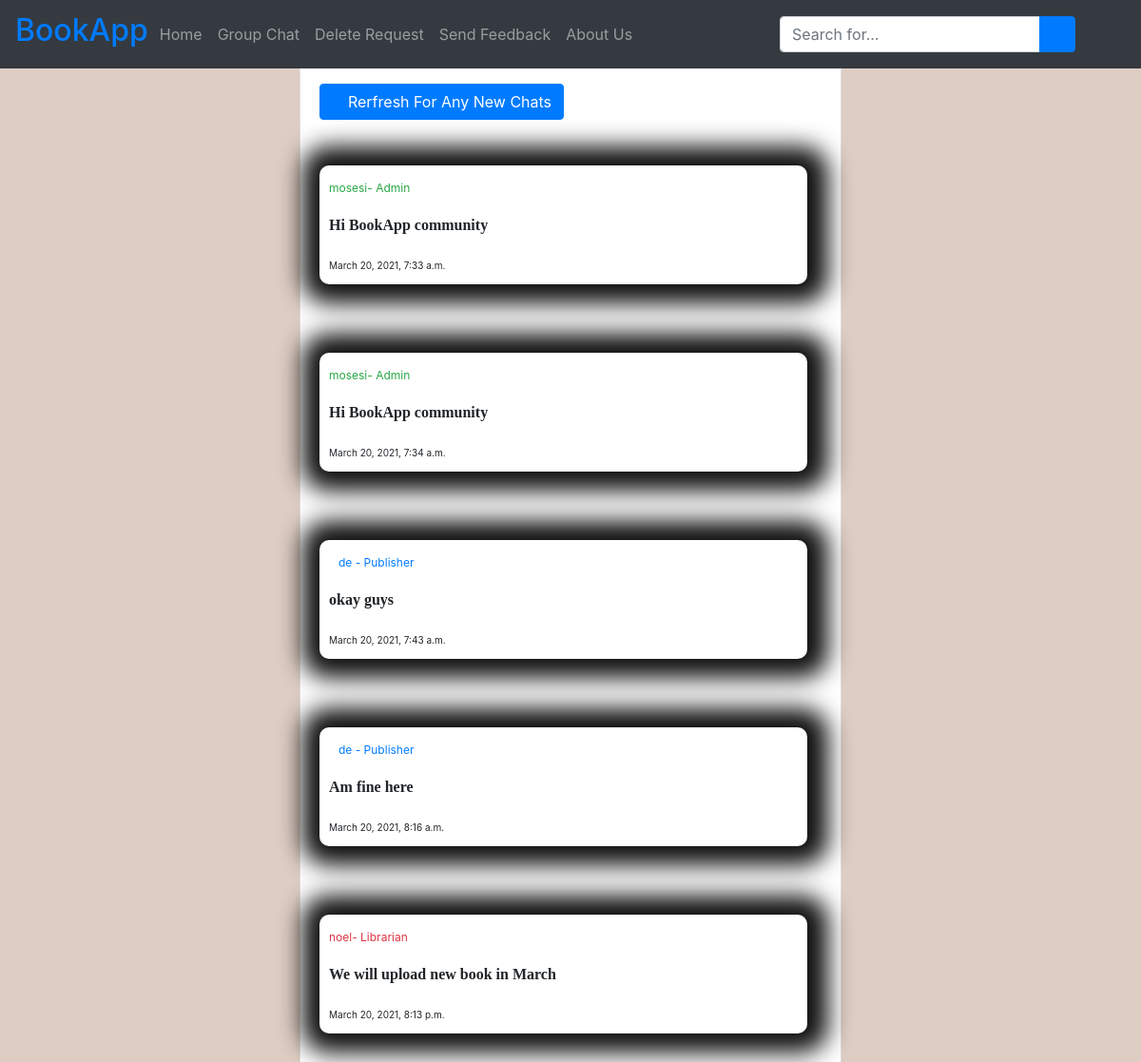
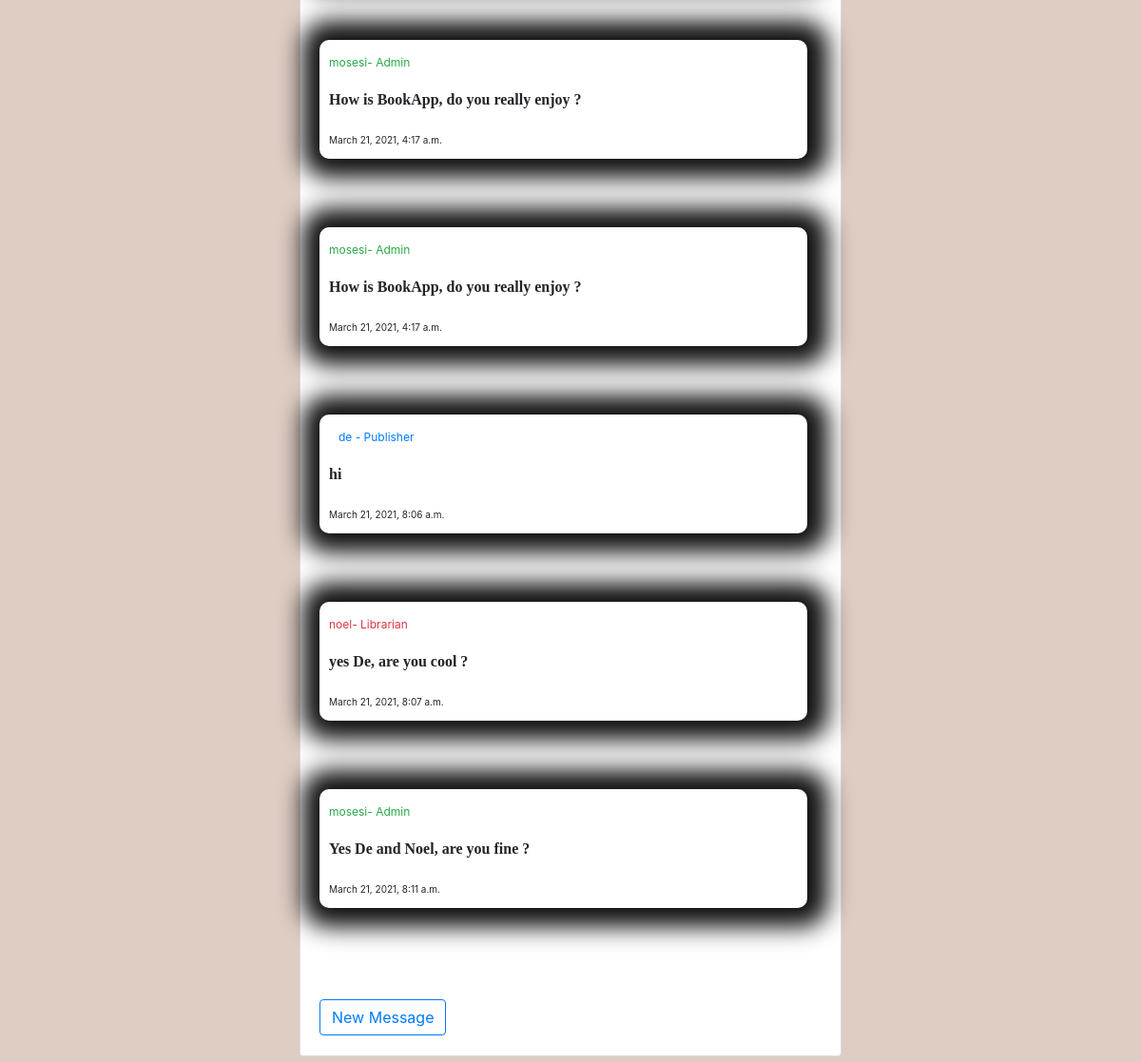
The app's page /ulchat/ (signed in) with its own data (2 pictures, top to bottom).
### bookstore/models.py (models this page shows)
class Chat(models.Model):
    user = models.ForeignKey(User, on_delete=models.CASCADE)
    message = models.TextField()
    posted_at = models.DateTimeField(auto_now=True, null=True)
    def __str__(self):
        return str(self.message)

class User(AbstractUser):
    is_admin = models.BooleanField(default=False)
    is_publisher = models.BooleanField(default=False)
    is_librarian = models.BooleanField(default=False)
    class Meta:
        swappable = 'AUTH_USER_MODEL'

### bookstore/views.py (the view)
# urls.py: path('ulchat/', views.UListChat.as_view(), name='ulchat'),
class UListChat(LoginRequiredMixin, ListView):
	model = Chat
	template_name = 'publisher/chat_list.html'
	def get_queryset(self):
		return Chat.objects.filter(posted_at__lt=timezone.now()).order_by('posted_at')

### bookstore/templates/publisher/chat_list.html (shortened to what this page needs)
{% extends 'publisher/base.html' %}
{% block content %}
<div class="container-fluid">
<div class="row">
<div class="col-sm-3" style="color: red">
</div>
<div class="col-sm-6" style="padding-top: 65px">
<div class="card mb-2">
<div class="card-body">
<div class="row">
    <div class="col-sm-8">
    <a href="/ulchat"><button class="btn btn btn-primary"><i class="fa fa-refresh" aria-hidden="true"></i>
    Rerfresh For Any New Chats</button></a><br><br><br>
    {% for chat in object_list %}
        <div class="chat" style="width: 150%; background: white; box-shadow: 2px 0px 25px 20px #111;">
            {% if chat.user.is_superuser or chat.user.is_admin %}
                <small class="chat-user-special text-success"> {{ chat.user }}- Admin </small>
            {% elif chat.user.is_librarian %}
                <small class="chat-user-special text-danger"> {{ chat.user }}- Librarian </small>
            {% else %}
                        <small class="chat-user text-primary"> {{ chat.user }} - Publisher </small>
            {% endif %}
            <p><b class="chat-content">{{ chat|linebreaks }}</b></p>
            <small class="chat-date">{{ chat.posted_at }}</small>
        </div><br><br><br>
    {% empty %}
    <h1 class="heading">No Chats Yet Be The First To Message!</h1><br>
    {% endfor %}
    <br><a href="{% url 'ucchat' %}"><button class="btn btn-outline-primary">New Message</button></a>
    <div class="col-sm-4"></div>
    </div>
                      </div>
                    </div>
                  </div>
</div>
<div class="col-sm-2" style="color: red">
</div>
</div>
</div>
{% endblock content %}

### static/css/master.css (style rules this page uses)
html { scroll-behavior: smooth; }
.chat { background: rgb(220, 20, 60); border-radius: 10px; width: 70%; padding: 10px; }
.chat-content { font-family: 'Ubuntu', cursive; }
.chat-user-special { color: yellow; font-size: 12px; }
.chat-date { font-size: 10px; }
.chat-user { font-size: 12px; margin-left: 10px; }

### records on screen
Chat: user "mosesi", posted_at "March 20, 2021, 7:33 a.m."
Chat: user "mosesi", posted_at "March 20, 2021, 7:34 a.m."
Chat: user "de", posted_at "March 20, 2021, 7:43 a.m."
Chat: user "de", posted_at "March 20, 2021, 8:16 a.m."
Chat: user "noel", posted_at "March 20, 2021, 8:13 p.m."
Chat: user "mosesi", posted_at "March 21, 2021, 4:17 a.m."
Chat: user "mosesi", posted_at "March 21, 2021, 4:17 a.m."
Chat: user "de", posted_at "March 21, 2021, 8:06 a.m."
Chat: user "noel", posted_at "March 21, 2021, 8:07 a.m."
Chat: user "mosesi", posted_at "March 21, 2021, 8:11 a.m."
